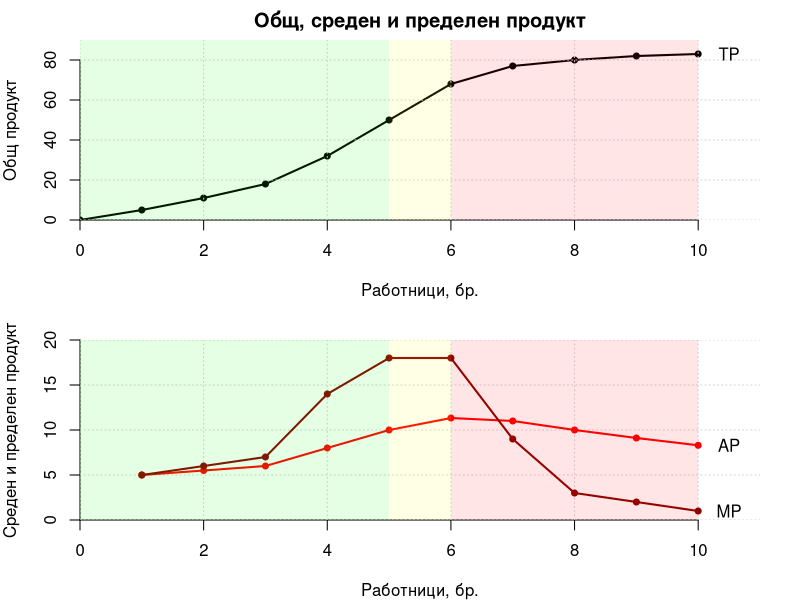

R code for this plot:
## ---- chunk 1
knitr::opts_chunk$set(fig.width = 8, fig.height = 6,
                      fig.path = "figure/", 
                      dev='cairo_pdf',
                      echo = FALSE, warning = FALSE, 
                      message = FALSE)
## ---- chunk 2
prcompDF <- read.csv("data/production-competition.csv")
par(mfrow = c(2,1), mar = c(4,4,2,2))
plot(x = c(0, prcompDF$L), y = c(0, prcompDF$TP), 
     xaxs = "i", yaxs = "i", bty = "n", type = "o", 
     lwd = 2, pch = 20,
     xlab = "Работници, бр.", ylab = "Общ продукт",
     xlim = c(0,11), ylim = c(0,90))
title(main = "Общ, среден и пределен продукт")
grid()
text(10.5,83, "TP")
rect(0,0,5,90, col = adjustcolor("green", alpha.f = 0.1), border = "transparent")
rect(5,0,6,90, col = adjustcolor("yellow", alpha.f = 0.1), border = "transparent")
rect(6,0,10,90, col = adjustcolor("red", alpha.f = 0.1), border = "transparent")
plot(x = prcompDF$L, y = prcompDF$TP, 
     xaxs = "i", yaxs = "i", bty = "n", type = "n", 
     xlab = "Работници, бр.", ylab = "Среден и пределен продукт",
     xlim = c(0,11), ylim = c(0,20))
grid()
lines(x = prcompDF$L, y = prcompDF$AP, 
      lwd = 2, col = "red", type = "o", pch = 20)
lines(x = prcompDF$L, y = prcompDF$MP,
      lwd = 2, col = "darkred", type = "o", pch = 20)
text(10.5,8.3, "AP")
text(10.5,1, "MP")
rect(0,0,5,20, col = adjustcolor("green", alpha.f = 0.1), border = "transparent")
rect(5,0,6,20, col = adjustcolor("yellow", alpha.f = 0.1), border = "transparent")
rect(6,0,10,20, col = adjustcolor("red", alpha.f = 0.1), border = "transparent")
